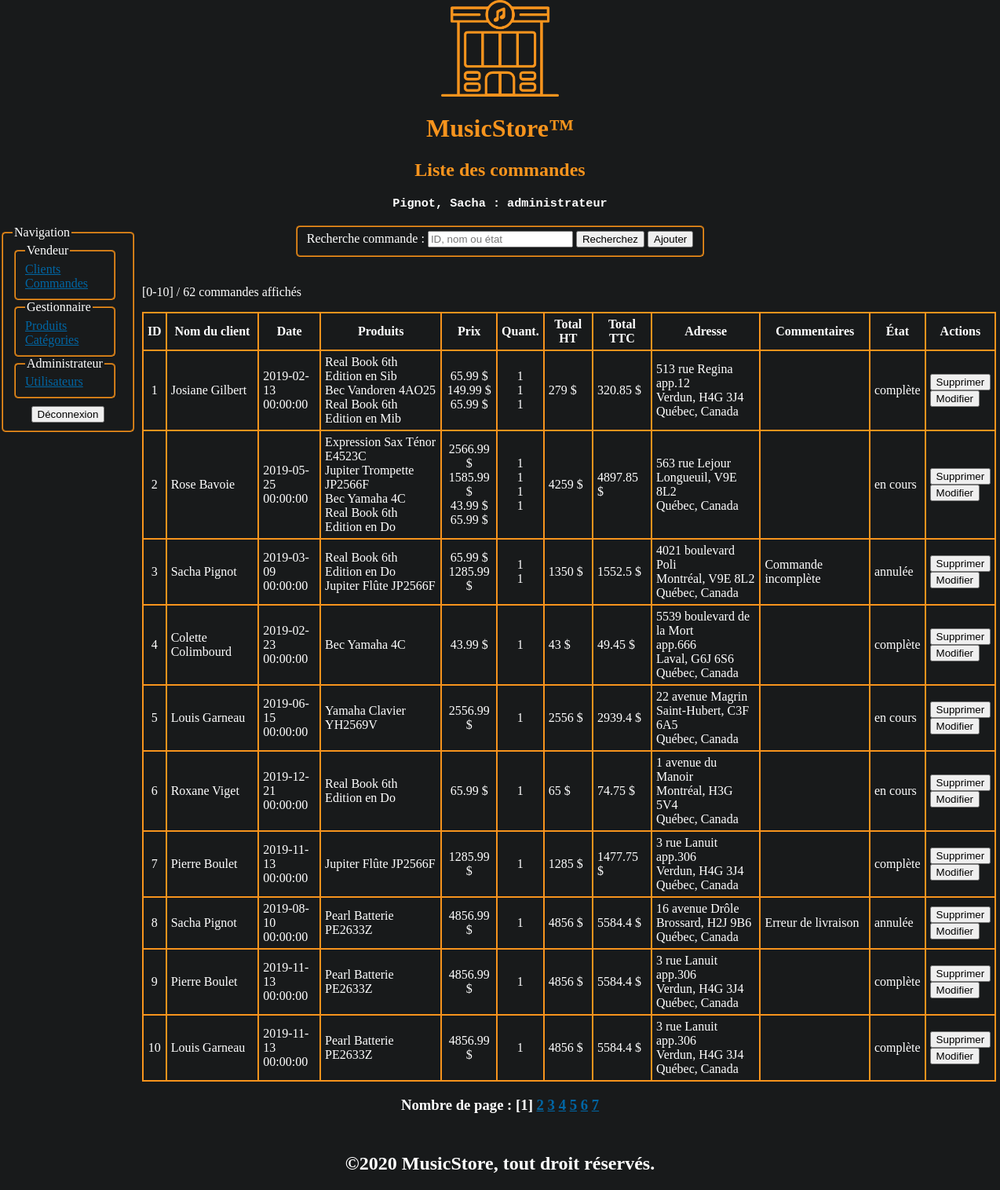
Screenshot of /commandes/index.php (signed in) with the database file from the repository.
### tables this page shows
CREATE TABLE IF NOT EXISTS `commandes_produits` (
  `fk_commande_id` INT NOT NULL,
  `fk_produit_id` INT NOT NULL,
  `commande_produit_quantite` INT NOT NULL,
  PRIMARY KEY (`fk_produit_id`, `fk_commande_id`),
  INDEX `fk_commandes_has_produits_produits1_idx` (`fk_produit_id` ASC),
  INDEX `fk_commandes_has_produits_Commandes1_idx` (`fk_commande_id` ASC),
  CONSTRAINT `fk_commandes_has_produits_commandes1`
    FOREIGN KEY (`fk_commande_id`)
    REFERENCES `commandes` (`commande_id`)
    ON DELETE NO ACTION
    ON UPDATE NO ACTION,
  CONSTRAINT `fk_commandes_has_produits_produits1`
    FOREIGN KEY (`fk_produit_id`)
    REFERENCES `produits` (`produit_id`)
    ON DELETE NO ACTION
    ON UPDATE NO ACTION);

CREATE TABLE IF NOT EXISTS `commandes` (
  `commande_id` INT NOT NULL AUTO_INCREMENT,
  `commande_date` TIMESTAMP NOT NULL DEFAULT CURRENT_TIMESTAMP,
  `commande_adresse` VARCHAR(255) NOT NULL,
  `commande_adresse2` VARCHAR(255) NULL,
  `commande_adresse_ville` VARCHAR(255) NOT NULL,
  `commande_adresse_cp` VARCHAR(255) NOT NULL,
  `commande_etat` VARCHAR(255) NOT NULL DEFAULT "en cours",
  `commande_commentaires` VARCHAR(255) NULL,
  `fk_client_id` INT NOT NULL,
  PRIMARY KEY (`commande_id`),
  INDEX `fk_commandes_clients_idx` (`fk_client_id` ASC),
  CONSTRAINT `fk_commandes_clients`
    FOREIGN KEY (`fk_client_id`)
    REFERENCES `clients` (`client_id`)
    ON DELETE NO ACTION
    ON UPDATE NO ACTION);

### inc/sql.php (called while the page is built, shortened)
    <?php
function NombreProduitsParCommandes($conn)
{
    $req = "SELECT fk_commande_id, COUNT(fk_produit_id) AS 'nombre_de_produits' FROM commandes_produits GROUP BY fk_commande_id";
    if ($result = mysqli_query($conn, $req)) {
        $nbResult = mysqli_num_rows($result);
        $liste = array();
        if ($nbResult) {
            mysqli_data_seek($result, 0);
            while ($row = mysqli_fetch_array($result, MYSQLI_ASSOC)) {
                $liste[] = $row;
            }
        }
        return $liste;
    } else {
        errSQL($conn);
        exit;
    }
}
function NombreCommandes($conn)
{
    $req = "SELECT COUNT(commande_id) AS 'nombre' FROM commandes";
    if ($result = mysqli_query($conn, $req)) {
        $nbResult = mysqli_num_rows($result);
        if ($nbResult) {
            mysqli_data_seek($result, 0);
            $row = mysqli_fetch_array($result, MYSQLI_ASSOC);
            $nombre = $row["nombre"];
        }
        return $nombre;
    } else {
        errSQL($conn);
        exit;
    }
}
function ListerCommandes($conn, $recherche = "", $offset, $nbrParPage)
{
    $recherche = "%" . $recherche . "%";
    $req = "SELECT
    C.commande_id as 'commande_id',
    CONCAT(CL.client_prenom, ' ', CL.client_nom) as 'client_nom',
    SUBSTRING(C.commande_date, 1, 10) as 'date',
    SUBSTRING(C.commande_date, 12, 8) as 'heure',
    P.produit_nom as 'produit',
    CP.commande_produit_quantite as 'quantite',
    P.produit_prix as 'prix',
    C.commande_adresse as 'adresse',
    C.commande_adresse2 as 'adresse2',
    C.commande_adresse_ville as 'adresse_ville',
    C.commande_adresse_cp as 'adresse_cp',
    C.commande_commentaires as 'commentaires',
    C.commande_etat as 'etat'
    FROM
        commandes as C
    INNER JOIN
        commandes_produits as CP on CP.fk_commande_id = C.commande_id
    INNER JOIN
        produits as P on P.produit_id = CP.fk_produit_id
    INNER JOIN
        clients as CL on CL.client_id = C.fk_client_id
    WHERE (CL.client_prenom LIKE '$recherche') OR (CL.client_nom LIKE '$recherche') OR (C.commande_id LIKE '$recherche') OR (C.commande_etat LIKE '$recherche')
    ORDER BY `commande_id` ASC
    LIMIT $offset, $nbrParPage";
    if ($result = mysqli_query($conn, $req, MYSQLI_STORE_RESULT)) {
        $nbResult = mysqli_num_rows($result);
        $liste = array();
        if ($nbResult) {
            mysqli_data_seek($result, 0);
            $commande_id = "";
            $commande_client = "";
            $commande_date = "";
            $commande_heure = "";
            $commande_produit = "";
            $commande_produit_quantite = "";
            $commande_produit_prix = "";
            $commande_total_HT = "";
            $commande_total_TTC = "";
            $commande_adresse = "";
            $commande_adresse2 = "";
            $commande_adresse_ville = "";
            $commande_adresse_cp = "";
            $commande_commentaires = "";
            $commande_etat = "";
            while ($row = mysqli_fetch_array($result, MYSQLI_ASSOC)) {
                if ($commande_id !== $row['commande_id']) {
                    if ($commande_id !== "") {
                        $liste[] = array(
                            'commande_id' => $commande_id,
                            'commande_client' => $commande_client,
                            'commande_date' => $commande_date,
                            'commande_heure' => $commande_heure,
                            'commande_produit' => $commande_produit,
                            'commande_produit_quantite' => $commande_produit_quantite,
                            'commande_produit_prix' => $commande_produit_prix,
                            'commande_total_ht' => $commande_total_HT,
                            'commande_total_ttc' => $commande_total_TTC,
                            'commande_adresse' => $commande_adresse,
                            'commande_adresse2' => $commande_adresse2,
                            'commande_adresse_ville' => $commande_adresse_ville,
                            'commande_adresse_cp' => $commande_adresse_cp,
                            'commande_commentaires' => $commande_commentaires,
                            'commande_etat' => $commande_etat
                        );
                    }
                    $commande_id = $row['commande_id'];
                    $commande_client = $row['client_nom'];
                    $commande_date = $row['date'];
                    $commande_heure = $row['heure'];
                    $commande_produit = [];
                    $commande_produit_prix = [];
                    $commande_produit_quantite = [];
                    $commande_adresse = $row['adresse'];
                    $commande_adresse2 = $row['adresse2'];
                    $commande_adresse_ville = $row['adresse_ville'];
                    $commande_adresse_cp = $row['adresse_cp'];
                    $commande_commentaires = $row['commentaires'];
                    $commande_etat = $row['etat'];
                }
                $commande_produit[] = $row['produit'];
                $commande_produit_prix[] = $row['prix'] . " $";
                $commande_produit_quantite[] = $row['quantite'];
                $commande_total_HT = 0;
                for ($i = 0; $i < count($commande_produit_prix); ++$i) {
                    $commande_total_HT = $commande_total_HT + intval($commande_produit_prix[$i]);
                }
                $commande_total_TTC = $commande_total_HT * 1.15;
                $commande_total_HT = $commande_total_HT . " $";
                $commande_total_TTC = $commande_total_TTC . " $";
            }
            $liste[] = array(
                'commande_id' => $commande_id,
                'commande_client' => $commande_client,
                'commande_date' => $commande_date,
                'commande_heure' => $commande_heure,
                'commande_produit' => $commande_produit,
                'commande_produit_prix' => $commande_produit_prix,
                'commande_produit_quantite' => $commande_produit_quantite,
                'commande_total_ht' => $commande_total_HT,
                'commande_total_ttc' => $commande_total_TTC,
                'commande_adresse' => $commande_adresse,
                'commande_adresse2' => $commande_adresse2,
                'commande_adresse_ville' => $commande_adresse_ville,
                'commande_adresse_cp' => $commande_adresse_cp,
                'commande_commentaires' => $commande_commentaires,
                'commande_etat' => $commande_etat
            );
            return $liste;
        } else {
            return $liste;
        }
    }
}
            mysqli_rollback($conn); ?>

### commandes/index.php (the view, shortened to what this page needs)
<?php
require_once("../inc/sql.php");
$titre = "Liste des commandes";
$recherche = isset($_POST['recherche']) ? trim($_POST['recherche']) : "";
$nombreCommandes = NombreCommandes($conn);
$nombrePages = ceil($nombreCommandes / 10);
$pageActuelle = 1;
if (isset($_GET['page'])) {
    $pageActuelle = $_GET['page'];
} elseif ($pageActuelle > $nombrePages) {
    $pageActuelle = $nombrePages;
} else {
    $pageActuelle = 1;
}
$produitsParCommandes = NombreProduitsParCommandes($conn);
$nombres_de_produits_pour_dix_commandes = 0;
for ($i = 0; $i < 10; ++$i) {
    $nombres_de_produits_pour_dix_commandes += $produitsParCommandes[$i]['nombre_de_produits'];
}
$nbrParPage =  $nombres_de_produits_pour_dix_commandes;
$offset = ($pageActuelle - 1) * 10;
$liste = ListerCommandes($conn, $recherche, $offset, $nbrParPage);
?>
<!DOCTYPE html>
<html lang="fr">
<head>
    <link rel="stylesheet" href="../assets/css/main.css">
</head>
<body>
    <?php
    include("../header.php");
    include("../menu.php"); ?>
    <section>
        <form id="recherche" action="" method="post">
            <fieldset>
                <label>Recherche commande : </label>
                <input type="text" name="recherche" value="<?= $recherche ?>" placeholder="ID, nom ou état">
                <input type="submit" value="Recherchez">
                <button class="ajout"><a href="ajout.php">Ajouter</a></button>
            </fieldset>
        </form>
    </section>
    <main>
        <p>[<?= $offset ?>-<?= ($offset + 10) > $nombreCommandes ? $nombreCommandes : ($offset + 10) ?>] / <?= $nombreCommandes ?> commandes affichés</p>
        <table>
            <tr>
                <th>ID</th>
                <th>Nom du client</th>
                <th>Date</th>
                <th>Produits</th>
                <th>Prix</th>
                <th>Quant.</th>
                <th>Total HT</th>
                <th>Total TTC</th>
                <th>Adresse</th>
                <th>Commentaires</th>
                <th>État</th>
                <th>Actions</th>
            </tr>
            <?php
            foreach ($liste as $row) :
            ?>
                <tr>
                    <td style="text-align: center;"><?= $row["commande_id"] ?></td>
                    <td><?= $row["commande_client"] ?></td>
                    <td><?= $row["commande_date"] . "<br>" . $row["commande_heure"] ?></td>
                    <td><?= implode("<br>", $row["commande_produit"]) ?></td>
                    <td style="text-align: center;"><?= implode("<br>", $row["commande_produit_prix"]) ?></td>
                    <td style="text-align: center;"><?= implode("<br>", $row["commande_produit_quantite"]) ?></td>
                    <td><?= $row["commande_total_ht"] ?></td>
                    <td><?= $row["commande_total_ttc"] ?></td>
                    <td><?php echo $row["commande_adresse"];
                        echo isset($row["commande_adresse2"]) ? "<br>" . $row["commande_adresse2"] : "";
                        echo "<br>" . $row["commande_adresse_ville"] . ", " . $row["commande_adresse_cp"] .
                            "<br>Québec, Canada" ?></td>
                    <td><?= $row["commande_commentaires"] ?></td>
                    <td><?= $row["commande_etat"] ?></td>
                    <td>
                        <form action="" method="post">
                            <input type="submit" value="Supprimer">
                        </form>
                        <form action="" method="post">
                            <input type="submit" value="Modifier">
                        </form>
                    </td>
                </tr>
            <?php endforeach; ?>
        </table>
    </main>
    <h3 class="pagination">Nombre de page :
        <?php
        for ($i = 1; $i <= $nombrePages; ++$i) {
            if ($i == $pageActuelle) {
                echo "[" . $i . "] ";
            } else {
                echo "<a href=index.php?page=" . $i . ">" . $i . "</a> ";
            }
        }
        ?>
    </h3>
    <?php include('../footer.php'); ?>
</body>
</html>

### header.php
<header class="titre">
    <img src="../assets/img/logo.png" alt="Logo MusicStore" class="logo">
    <h1>MusicStore&trade;</h1>
    <h2><?= $titre ?></h2>
    <h3 >
        <pre><?= $_SESSION['utilisateur']["utilisateur_nom"] . ", " . $_SESSION['utilisateur']["utilisateur_prenom"] . " : " . $_SESSION['utilisateur']["utilisateur_type"] ?></pre>
    </h3>
</header>

### menu.php
<nav id="main_menu">
    <fieldset>
        <legend>Navigation</legend>
        <fieldset>
            <legend>Vendeur</legend>
            <a href="../clients/index.php">Clients</a><a href="../commandes/index.php">Commandes</a>
        </fieldset>
        <?php if ($_SESSION['utilisateur']["utilisateur_type"] == "gestionnaire" || $_SESSION['utilisateur']["utilisateur_type"] == "administrateur") : ?>
            <fieldset>
                <legend>Gestionnaire</legend>
                <a href="../produits/index.php">Produits</a><a href="../categories/index.php">Catégories</a>
            </fieldset>
        <?php endif; ?>
        <?php if ($_SESSION['utilisateur']["utilisateur_type"] == "administrateur") : ?>
            <fieldset>
                <legend>Administrateur</legend>
                <a href="../utilisateurs/index.php">Utilisateurs</a>
            </fieldset>
        <?php endif; ?>
        <button><a href="../deconnexion.php">Déconnexion</a></button>
    </fieldset>
</nav>

### footer.php
<footer>
    <h2>&copy;2020 MusicStore, tout droit réservés.</h2>
</footer>

### assets/css/style.css (style rules this page uses)
body { background-color: #181a1b; color: white; width: 100%; margin: auto; }
h1 { color: #F7941D; }
a { color: #0066a4; }
button a { text-decoration: none; color: black; }
fieldset { display: inline; border-radius: 5px; border-color: #F7941D ; margin-bottom: 20px; }
table { border-collapse: collapse; }
table,th, td { border: 2px solid #F7941D; }
th, td { padding: 5px; }
section, main { width: max-content; display: block; margin: auto; }
.logo { display: block; width: 150px; margin: auto; }
.pagination { text-align: center; }
#main_menu fieldset > fieldset { margin-bottom: 0px; }
#main_menu a { padding-right: 20px; }
#main_menu button a { padding-right: 0px; }

### assets/css/header.css (style rules this page uses)
.titre { text-align: center; }
.titre h2 { color: #F7941D; }

### assets/css/nav.css (style rules this page uses)
nav fieldset { display: inline-flex; flex-direction: column; float: left; margin-right: 10px; }
nav button { width: max-content; margin: auto; margin-top: 10px; }

### assets/css/footer.css (style rules this page uses)
footer { display: block; width: max-content; margin: auto; margin-top: 50px; }

### rows the page displays
commandes_produits: fk_commande.commande_id "1", commande_client "Josiane Gilbert", commande_date "2019-02-13", commande_heure "00:00:00", commande_produit "Real Book 6th Edition en Sib Bec Vandoren 4AO25 Real Book 6th Edition en Mib", commande_produit_prix "65.99 $ 149.99 $ 65.99 $", commande_produit_quantite "1 1 1", commande_total_ht "279 $", commande_total_ttc "320.85 $", fk_commande.commande_adresse "513 rue Regina", fk_commande.commande_adresse2 "app.12", fk_commande.commande_adresse_ville "Verdun", fk_commande.commande_adresse_cp "H4G 3J4", fk_commande.commande_etat "complète"
commandes_produits: fk_commande.commande_id "4", commande_client "Colette Colimbourd", commande_date "2019-02-23", commande_heure "00:00:00", commande_produit "Bec Yamaha 4C", commande_produit_prix "43.99 $", commande_produit_quantite "1", commande_total_ht "43 $", commande_total_ttc "49.45 $", fk_commande.commande_adresse "5539 boulevard de la Mort", fk_commande.commande_adresse2 "app.666", fk_commande.commande_adresse_ville "Laval", fk_commande.commande_adresse_cp "G6J 6S6", fk_commande.commande_etat "complète"
commandes_produits: fk_commande.commande_id "5", commande_client "Louis Garneau", commande_date "2019-06-15", commande_heure "00:00:00", commande_produit "Yamaha Clavier YH2569V", commande_produit_prix "2556.99 $", commande_produit_quantite "1", commande_total_ht "2556 $", commande_total_ttc "2939.4 $", fk_commande.commande_adresse "22 avenue Magrin", fk_commande.commande_adresse_ville "Saint-Hubert", fk_commande.commande_adresse_cp "C3F 6A5", fk_commande.commande_etat "en cours"
commandes_produits: fk_commande.commande_id "6", commande_client "Roxane Viget", commande_date "2019-12-21", commande_heure "00:00:00", commande_produit "Real Book 6th Edition en Do", commande_produit_prix "65.99 $", commande_produit_quantite "1", commande_total_ht "65 $", commande_total_ttc "74.75 $", fk_commande.commande_adresse "1 avenue du Manoir", fk_commande.commande_adresse_ville "Montréal", fk_commande.commande_adresse_cp "H3G 5V4", fk_commande.commande_etat "en cours"
commandes_produits: fk_commande.commande_id "7", commande_client "Pierre Boulet", commande_date "2019-11-13", commande_heure "00:00:00", commande_produit "Jupiter Flûte JP2566F", commande_produit_prix "1285.99 $", commande_produit_quantite "1", commande_total_ht "1285 $", commande_total_ttc "1477.75 $", fk_commande.commande_adresse "3 rue Lanuit", fk_commande.commande_adresse2 "app.306", fk_commande.commande_adresse_ville "Verdun", fk_commande.commande_adresse_cp "H4G 3J4", fk_commande.commande_etat "complète"
commandes_produits: fk_commande.commande_id "8", commande_client "Sacha Pignot", commande_date "2019-08-10", commande_heure "00:00:00", commande_produit "Pearl Batterie PE2633Z", commande_produit_prix "4856.99 $", commande_produit_quantite "1", commande_total_ht "4856 $", commande_total_ttc "5584.4 $", fk_commande.commande_adresse "16 avenue Drôle", fk_commande.commande_adresse_ville "Brossard", fk_commande.commande_adresse_cp "H2J 9B6", fk_commande.commande_commentaires "Erreur de livraison", fk_commande.commande_etat "annulée"
commandes_produits: fk_commande.commande_id "9", commande_client "Pierre Boulet", commande_date "2019-11-13", commande_heure "00:00:00", commande_produit "Pearl Batterie PE2633Z", commande_produit_prix "4856.99 $", commande_produit_quantite "1", commande_total_ht "4856 $", commande_total_ttc "5584.4 $", fk_commande.commande_adresse "3 rue Lanuit", fk_commande.commande_adresse2 "app.306", fk_commande.commande_adresse_ville "Verdun", fk_commande.commande_adresse_cp "H4G 3J4", fk_commande.commande_etat "complète"
commandes_produits: fk_commande.commande_id "10", commande_client "Louis Garneau", commande_date "2019-11-13", commande_heure "00:00:00", commande_produit "Pearl Batterie PE2633Z", commande_produit_prix "4856.99 $", commande_produit_quantite "1", commande_total_ht "4856 $", commande_total_ttc "5584.4 $", fk_commande.commande_adresse "3 rue Lanuit", fk_commande.commande_adresse2 "app.306", fk_commande.commande_adresse_ville "Verdun", fk_commande.commande_adresse_cp "H4G 3J4", fk_commande.commande_etat "complète"

### other values shown
$titre "Liste des commandes"
$_SESSION['utilisateur']["utilisateur_nom"] "Pignot"
$_SESSION['utilisateur']["utilisateur_prenom"] "Sacha"
$_SESSION['utilisateur']["utilisateur_type"] "administrateur"
$offset "0"
$offset + 10 "10"
$nombreCommandes "62"
$row["commande_id"] "2"
$row["commande_client"] "Rose Bavoie"
$row["commande_date"] "2019-05-25"
$row["commande_heure"] "00:00:00"
implode("<br>", $row["commande_produit"]) "Expression Sax Ténor E4523C Jupiter Trompette JP2566F Bec Yamaha 4C Real Book 6th Edition en Do"
implode("<br>", $row["commande_produit_prix"]) "2566.99 $ 1585.99 $ 43.99 $ 65.99 $"
implode("<br>", $row["commande_produit_quantite"]) "1 1 1 1"
$row["commande_total_ht"] "4259 $"
